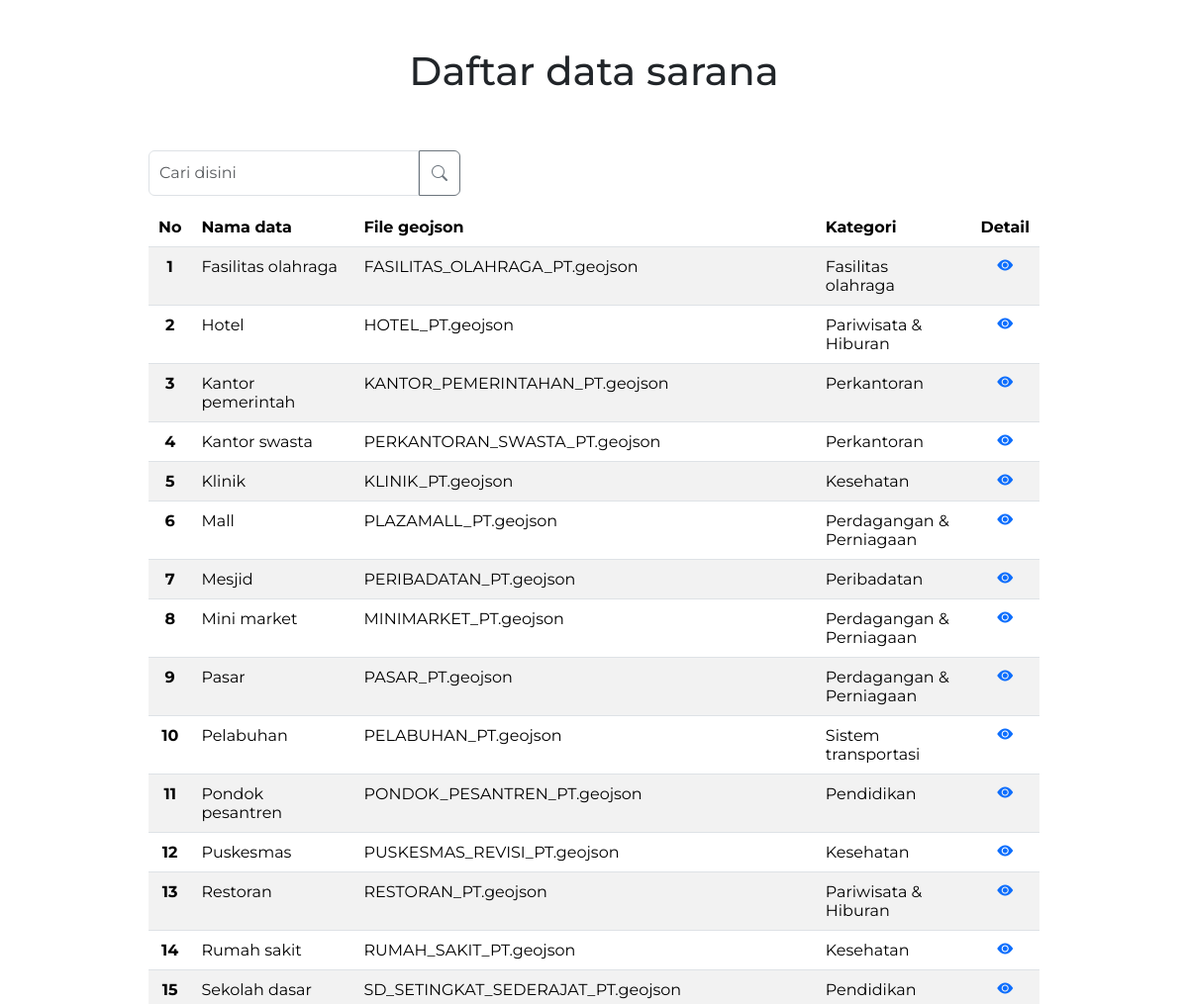
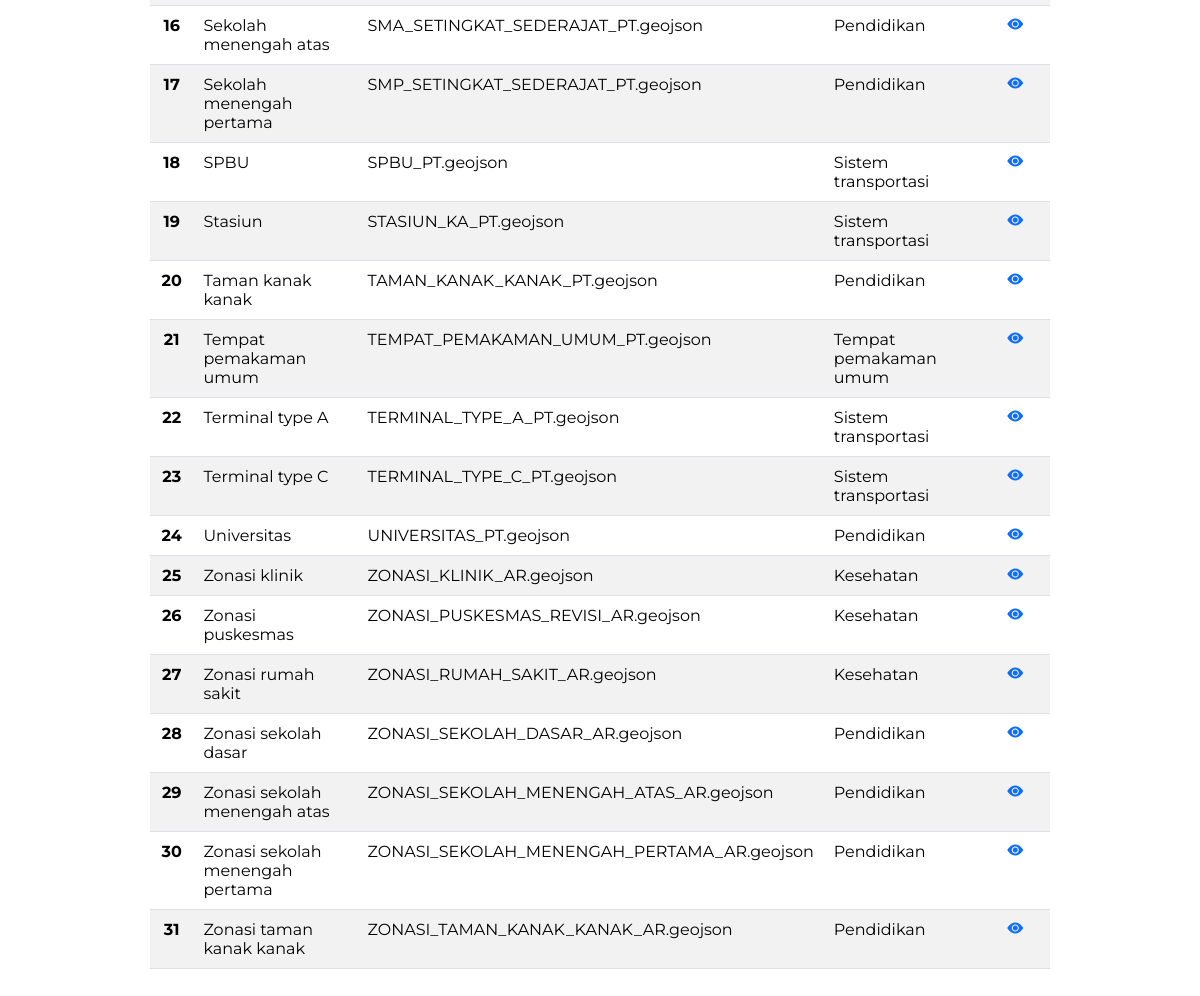
The app's page /backend/daftar-sarana.php (signed in) with its own data (2 pictures, top to bottom).
### tables this page shows
CREATE TABLE `sarana` (
  `id` int NOT NULL,
  `nama_sarana` varchar(255) DEFAULT NULL,
  `file_json` varchar(255) DEFAULT NULL,
  `icon` varchar(255) DEFAULT NULL,
  `icon_id` varchar(255) DEFAULT NULL,
  `checkbox_id` varchar(255) DEFAULT NULL,
  `kategori_id` int DEFAULT NULL,
  `id_jenis_sarana` int NOT NULL,
  `hide` int DEFAULT '1'
);

CREATE TABLE `kategori_data` (
  `id_kategori` int NOT NULL,
  `nama_kategori` varchar(255) DEFAULT NULL
);

### backend/daftar-sarana.php (called while the page is built, shortened)
<?php
require 'functions/functions.php';
$getdata = query("SELECT * FROM sarana JOIN kategori_data ON sarana.kategori_id = kategori_data.id_kategori ORDER BY sarana.nama_sarana ASC");
$i = 0;
require 'views/daftar-sarana.view.php';

### backend/functions/functions.php (called while the page is built, shortened)
<?php
include_once 'sweetalert.php';
if (!function_exists('koneksi')) {
    function koneksi()
    {
        $conn = mysqli_connect("localhost", "root", "", "webgis_cilegon");
        return $conn;
    }
}
if (!function_exists('query')) {
    function query($sql, $params = [])
    {
        $conn = koneksi();
        $stmt = mysqli_prepare($conn, $sql);
        $result = mysqli_stmt_execute($stmt);
        $rows = [];
        $result_set = mysqli_stmt_get_result($stmt);
        while ($row = mysqli_fetch_assoc($result_set)) {
            $rows[] = $row;
        }
        return $rows;
    }
}

### backend/views/daftar-sarana.view.php (the view, shortened to what this page needs)
<?php include 'views/partials/starter-head.php' ?>
<div class="container-fluid">
    <h1 class="mt-5 mb-2 text-center text-dark">Daftar data sarana</h1>
    <div class="row w-75 m-auto">
        <div class="input-group searching mb-2 mt-5">
            <input type="search" name="keyword" id="keyword" class="form-control input-search" placeholder="Cari disini"
                aria-label="Cari disini" aria-describedby="button-addon2">
            <button class="btn btn-search btn-outline-secondary" name="search" id="search-button" type="submit"
                id="cari"><i class="bi bi-search"></i></button>
        </div>
        <div id="search-container">
            <div class="table-responsive">
                <table class="table table-striped m-auto mt-1 mb-5">
                    <thead>
                        <tr class="fofa">
                            <th scope="col">No</th>
                            <th scope="col">Nama data</th>
                            <th scope="col">File geojson</th>
                            <th scope="col">Kategori</th>
                            <th class="text-center" scope="col">Detail</th>
                        </tr>
                    </thead>
                    <tbody>
                        <?php foreach ($getdata as $i => $a) : ?>
                        <tr>
                            <th class="text-center" scope="row"><?= $i + 1; ?></th>
                            <td><?= $a['nama_sarana']; ?></td>
                            <td><?= $a['file_json']; ?></td>
                            <td><?= $a['nama_kategori']; ?></td>
                            <td class="text-center"><a href="detail-sarana?id=<?= $a["id"] ?>"><i
                                        class="bi bi-eye-fill"></i></a></td>
                        </tr>
                        <?php endforeach; ?>
                    </tbody>
                </table>
            </div>
        </div>
    </div>
</div>
<?php include 'views/partials/starter-foot.php' ?>

### backend/css/default.css (style rules this page uses)
* { padding: 0 !important; margin: 0 !important; }

### backend/css/daftar-sarana.css (style rules this page uses)
* { font-family: Montserrat; }
th { padding: 10px !important; }
td { padding: 10px !important; }

### backend/views/partials/starter-head.php (style rules this page uses)
.btn-search { padding: 8px 12px 8px 12px !important; }
.input-search { padding: 10px !important; }
.searching { width: 35% !important; }

### records on screen
sarana: nama_sarana "Fasilitas olahraga", file_json "FASILITAS_OLAHRAGA_PT.geojson", kategori.nama_kategori "Fasilitas olahraga"
sarana: nama_sarana "Hotel", file_json "HOTEL_PT.geojson", kategori.nama_kategori "Pariwisata & Hiburan"
sarana: nama_sarana "Kantor pemerintah", file_json "KANTOR_PEMERINTAHAN_PT.geojson", kategori.nama_kategori "Perkantoran"
sarana: nama_sarana "Kantor swasta", file_json "PERKANTORAN_SWASTA_PT.geojson", kategori.nama_kategori "Perkantoran"
sarana: nama_sarana "Klinik", file_json "KLINIK_PT.geojson", kategori.nama_kategori "Kesehatan"
sarana: nama_sarana "Mall", file_json "PLAZAMALL_PT.geojson", kategori.nama_kategori "Perdagangan & Perniagaan"
sarana: nama_sarana "Mesjid", file_json "PERIBADATAN_PT.geojson", kategori.nama_kategori "Peribadatan"
sarana: nama_sarana "Mini market", file_json "MINIMARKET_PT.geojson", kategori.nama_kategori "Perdagangan & Perniagaan"
sarana: nama_sarana "Pasar", file_json "PASAR_PT.geojson", kategori.nama_kategori "Perdagangan & Perniagaan"
sarana: nama_sarana "Pelabuhan", file_json "PELABUHAN_PT.geojson", kategori.nama_kategori "Sistem transportasi"
sarana: nama_sarana "Pondok pesantren", file_json "PONDOK_PESANTREN_PT.geojson", kategori.nama_kategori "Pendidikan"
sarana: nama_sarana "Puskesmas", file_json "PUSKESMAS_REVISI_PT.geojson", kategori.nama_kategori "Kesehatan"
sarana: nama_sarana "Restoran", file_json "RESTORAN_PT.geojson", kategori.nama_kategori "Pariwisata & Hiburan"
sarana: nama_sarana "Rumah sakit", file_json "RUMAH_SAKIT_PT.geojson", kategori.nama_kategori "Kesehatan"
sarana: nama_sarana "Sekolah dasar", file_json "SD_SETINGKAT_SEDERAJAT_PT.geojson", kategori.nama_kategori "Pendidikan"
sarana: nama_sarana "Sekolah menengah atas", file_json "SMA_SETINGKAT_SEDERAJAT_PT.geojson", kategori.nama_kategori "Pendidikan"
sarana: nama_sarana "Sekolah menengah pertama", file_json "SMP_SETINGKAT_SEDERAJAT_PT.geojson", kategori.nama_kategori "Pendidikan"
sarana: nama_sarana "SPBU", file_json "SPBU_PT.geojson", kategori.nama_kategori "Sistem transportasi"
sarana: nama_sarana "Stasiun", file_json "STASIUN_KA_PT.geojson", kategori.nama_kategori "Sistem transportasi"
sarana: nama_sarana "Taman kanak kanak", file_json "TAMAN_KANAK_KANAK_PT.geojson", kategori.nama_kategori "Pendidikan"
sarana: nama_sarana "Tempat pemakaman umum", file_json "TEMPAT_PEMAKAMAN_UMUM_PT.geojson", kategori.nama_kategori "Tempat pemakaman umum"
sarana: nama_sarana "Terminal type A", file_json "TERMINAL_TYPE_A_PT.geojson", kategori.nama_kategori "Sistem transportasi"
sarana: nama_sarana "Terminal type C", file_json "TERMINAL_TYPE_C_PT.geojson", kategori.nama_kategori "Sistem transportasi"
sarana: nama_sarana "Universitas", file_json "UNIVERSITAS_PT.geojson", kategori.nama_kategori "Pendidikan"
sarana: nama_sarana "Zonasi klinik", file_json "ZONASI_KLINIK_AR.geojson", kategori.nama_kategori "Kesehatan"
sarana: nama_sarana "Zonasi puskesmas", file_json "ZONASI_PUSKESMAS_REVISI_AR.geojson", kategori.nama_kategori "Kesehatan"
sarana: nama_sarana "Zonasi rumah sakit", file_json "ZONASI_RUMAH_SAKIT_AR.geojson", kategori.nama_kategori "Kesehatan"
sarana: nama_sarana "Zonasi sekolah dasar", file_json "ZONASI_SEKOLAH_DASAR_AR.geojson", kategori.nama_kategori "Pendidikan"
sarana: nama_sarana "Zonasi sekolah menengah atas", file_json "ZONASI_SEKOLAH_MENENGAH_ATAS_AR.geojson", kategori.nama_kategori "Pendidikan"
sarana: nama_sarana "Zonasi sekolah menengah pertama", file_json "ZONASI_SEKOLAH_MENENGAH_PERTAMA_AR.geojson", kategori.nama_kategori "Pendidikan"
sarana: nama_sarana "Zonasi taman kanak kanak", file_json "ZONASI_TAMAN_KANAK_KANAK_AR.geojson", kategori.nama_kategori "Pendidikan"
